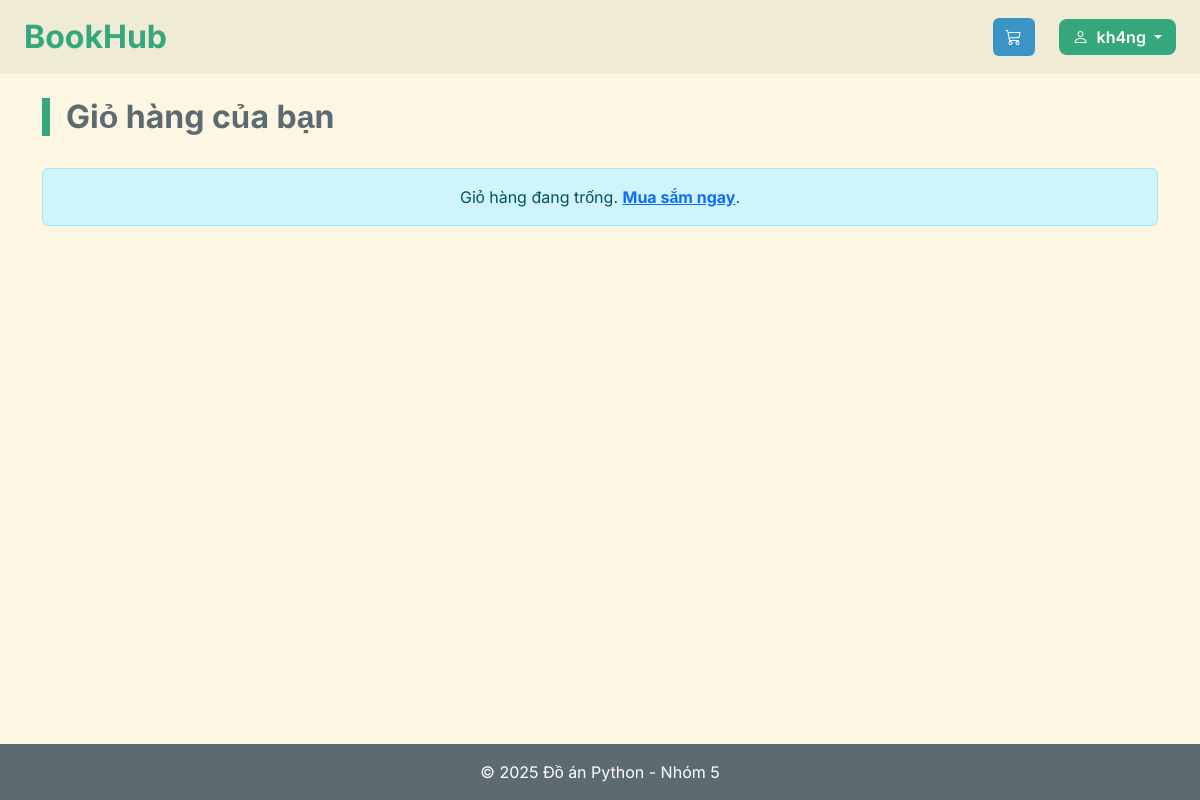
Before: /cart/ (signed in) with the older database file.
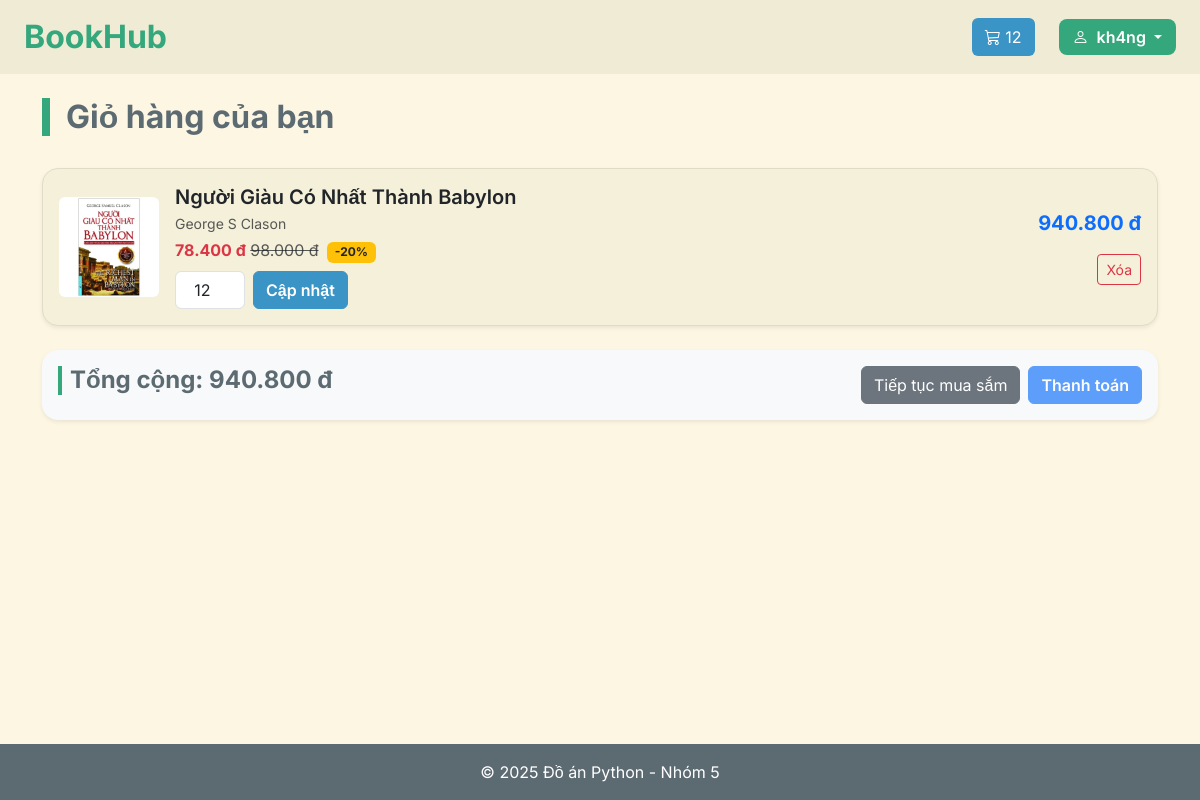
After: the same page with the newer database file.
### cart/models.py (models this page shows, shortened)
class CartItem(models.Model):
    cart = models.ForeignKey(Cart, on_delete=models.CASCADE, related_name='items')
    book = models.ForeignKey(Book, on_delete=models.CASCADE)
    quantity = models.IntegerField(default=1)
    def get_total_price(self):
        return self.quantity * self.book.get_discount_price()
    class Meta:
        verbose_name = 'Mục Giỏ hàng'
        verbose_name_plural = 'Mục Giỏ hàng'

### store/models.py (models this page shows, shortened)
class Book(models.Model):
    category = models.ForeignKey(Category, related_name='books', on_delete=models.CASCADE)
    title = models.CharField(db_index=True)
    slug = models.SlugField(unique=True)
    author = models.CharField(max_length=150)
    description = models.TextField(blank=True)
    price = models.DecimalField(max_digits=10, decimal_places=0)
    stock = models.IntegerField()
    available = models.BooleanField(default=True)
    image = models.ImageField(blank=True)
    discount_percent = models.PositiveIntegerField(default=0)
    created = models.DateTimeField(auto_now_add=True)
    updated = models.DateTimeField(auto_now=True)
    class Meta:
        ordering = ('title',)
        verbose_name = 'Sách'
        verbose_name_plural = 'Sách'
    def get_discount_price(self):
        if self.discount_percent > 0:
            return self.price * (100 - self.discount_percent) / 100
        return self.price

### cart/views.py (the view)
# urls.py: path("", views.cart_detail, name="cart_detail"),
def cart_detail(request):
    if not request.user.is_authenticated:
        return redirect('login')
    cart, created = Cart.objects.get_or_create(user=request.user)
    items = cart.items.select_related('book').all()
    total_price = sum(item.get_total_price() for item in items)
    message = request.session.pop('cart_message', None)
    context = {
        'cart': cart,
        'items': items,
        'total_price': total_price,
        'message': message,
    }
    return render(request, 'cart/detail.html', context)

### cart/context_processors.py (called while the page is built)
def cart_item_count(request):
    if request.user.is_authenticated:
        try:
            cart = request.user.cart
            count = sum(item.quantity for item in cart.items.all())
        except Cart.DoesNotExist:
            count = 0
    else:
        count = 0
    return {'cart_item_count': count}

### store/templatetags/money_filter.py (called while the page is built)
@register.filter
def money(value):
    try:
        value = int(value)
        return f"{value:,}".replace(",", ".") + " đ"
    except (ValueError, TypeError):
        return value

### cart/templates/cart/detail.html (shortened to what this page needs)
{% extends "layout.html" %}
{% load money_filter %}
{% block content %}
<div class="d-flex justify-content-between align-items-center mb-4">
    <h2 class="book-title">Giỏ hàng của bạn</h2>
</div>
{% if items %}
<div class="row g-3">
    {% for item in items %}
    <div class="col-12">
        <div class="card shadow-sm p-3 d-flex flex-row align-items-center rounded-4">
            <div class="me-3" style="width: 100px;">
                {% if item.book.image %}
                    <img src="{{ item.book.image.url }}" alt="{{ item.book.title }}" class="img-fluid rounded">
                {% else %}
                    <div class="d-flex justify-content-center align-items-center bg-light p-3 rounded text-muted">
                        Không có ảnh
                    </div>
                {% endif %}
            </div>
            <div class="flex-grow-1">
                <h5 class="mb-1 fw-semibold">{{ item.book.title }}</h5>
                <p class="mb-1 text-muted small">{{ item.book.author }}</p>
                <p class="mb-2">
                    {% if item.book.discount_percent > 0 %}
                        <span class="text-danger fw-bold">{{ item.book.get_discount_price|money }}</span>
                        <span class="text-muted"><s>{{ item.book.price|money }}</s></span>
                        <span class="badge bg-warning text-dark ms-1">-{{ item.book.discount_percent }}%</span>
                    {% else %}
                        <span class="fw-bold">{{ item.book.price|money }}</span>
                    {% endif %}
                </p>
                <form method="post" action="{% url 'cart_update' %}">
                    <div class="d-flex align-items-center gap-2">
                        <input type="number" name="quantity_{{ item.id }}" value="{{ item.quantity }}" min="1" max="{{ item.book.stock }}" class="form-control text-center" style="width: 70px;">
                          <button type="submit" class="btn btn-primary">Cập nhật</button>
                    </div>
                </form>
            </div>
            <div class="text-end ms-3">
                <p class="fw-bold fs-5 text-primary">{{ item.get_total_price|money }}</p>
                <form method="post" action="{% url 'cart_delete' item.id %}">
                    <button class="btn btn-sm btn-outline-danger">Xóa</button>
                </form>
            </div>
        </div>
    </div>
    {% endfor %}
</div>
<div class="mt-4 d-flex justify-content-between align-items-center flex-wrap bg-light p-3 rounded-4 shadow-sm">
    <h4 class="fw-bold">Tổng cộng: {{ total_price|money }}</h4>
    <div class="mt-2 mt-md-0 d-flex gap-2">
        <a href="{% url 'book_list' %}" class="btn btn-secondary">Tiếp tục mua sắm</a>
        <button class="btn btn-primary" disabled>Thanh toán</button>
    </div>
</div>
{% else %}
<div class="alert alert-info text-center">
    Giỏ hàng đang trống. <a href="{% url 'book_list' %}" class="fw-bold">Mua sắm ngay</a>.
</div>
{% endif %}
{% endblock %}

### templates/layout.html (shortened to what this page needs)
{% load static %}
<!doctype html>
<html lang="vi">
  <head>
    <link
      href="https://cdn.jsdelivr.net/npm/bootstrap@5.3.0/dist/css/bootstrap.min.css"
      rel="stylesheet"
    />
    <link
      href="https://cdn.jsdelivr.net/npm/bootstrap-icons@1.11.1/font/bootstrap-icons.css"
      rel="stylesheet"
    />
    <link rel="stylesheet" href="{% static 'css/layout.css' %}" />
    <link rel="stylesheet" href="{% static 'css/store-list.css' %}" />
    <link rel="stylesheet" href="{% static 'css/store-detail.css' %}" />
    <link rel="stylesheet" href="{% static 'css/auth.css' %}" />
    <link rel="stylesheet" href="{% static 'css/cart-detail.css' %}" />
  </head>
  <body>
    <header>
      <nav class="navbar">
        <a class="navbar-brand m-0 fs-2" href="{% url 'book_list' %}">BookHub</a>
        <div class="d-flex align-items-center gap-2">
          <a href="{% if user.is_authenticated %}{% url 'cart_detail' %}{% else %}{% url 'login' %}{% endif %}"
             class="btn cart-btn">
              <i class="bi bi-cart3"></i>
              {% if cart_item_count > 0 %}
                  {{ cart_item_count }}
              {% endif %}
          </a>
          <div class="ms-3">
              {% if user.is_authenticated %}
              <div class="dropdown">
                  <button class="btn btn-ev-login dropdown-toggle" type="button" data-bs-toggle="dropdown" aria-expanded="false">
                      <i class="bi bi-person me-1"></i>
                      {{ user.username }}
                  </button>
              </div>
              {% else %}
              <a href="{% url 'login' %}" class="btn btn-ev-login">Đăng nhập</a>
              {% endif %}
          </div>
        </div>
      </nav>
    </header>
    <main class="container my-4">
      {% block content %}
      {% endblock %}
    </main>
    <footer class="footer p-3 text-center mt-5">
      &copy; 2025 Đồ án Python - Nhóm 5
    </footer>
  </body>
</html>

Changed rows visible on the page:
added CartItem: book.image (picture), book "Người Giàu Có Nhất Thành Babylon", book.author "George S Clason", book.get_discount_price "78.400 đ", book.price "98.000 đ", book.discount_percent "20", quantity "12", get_total_price "940.800 đ"
Other visible differences:
{{ cart_item_count }}: (not shown) → "12"
{{ total_price|money }}: (not shown) → "940.800 đ"
text no longer shown: "Giỏ hàng đang trống. Mua sắm ngay ."
text now shown: "Tổng cộng: Tiếp tục mua sắm Thanh toán"
